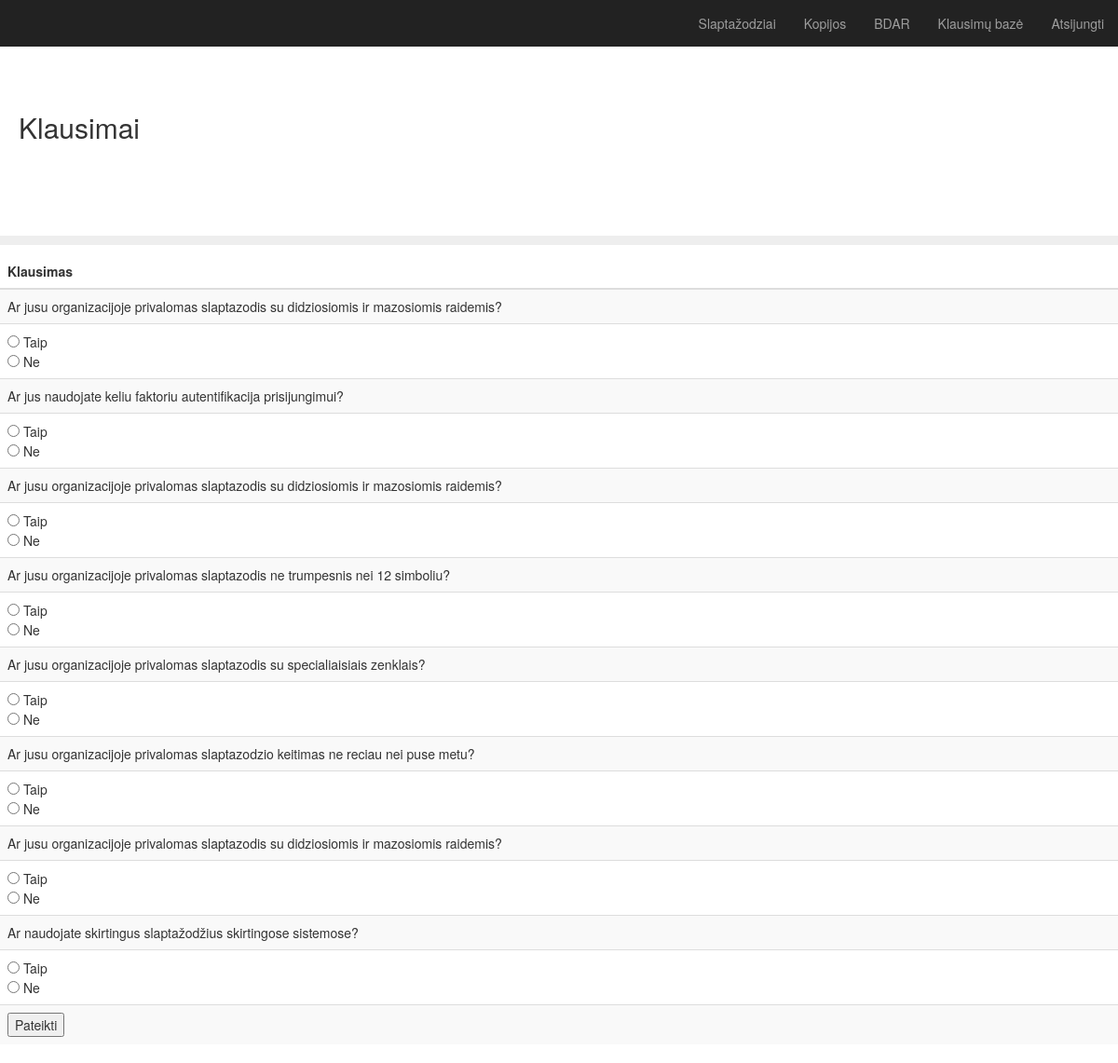
Page /survey?category=Slaptažodziai on the earlier database version.
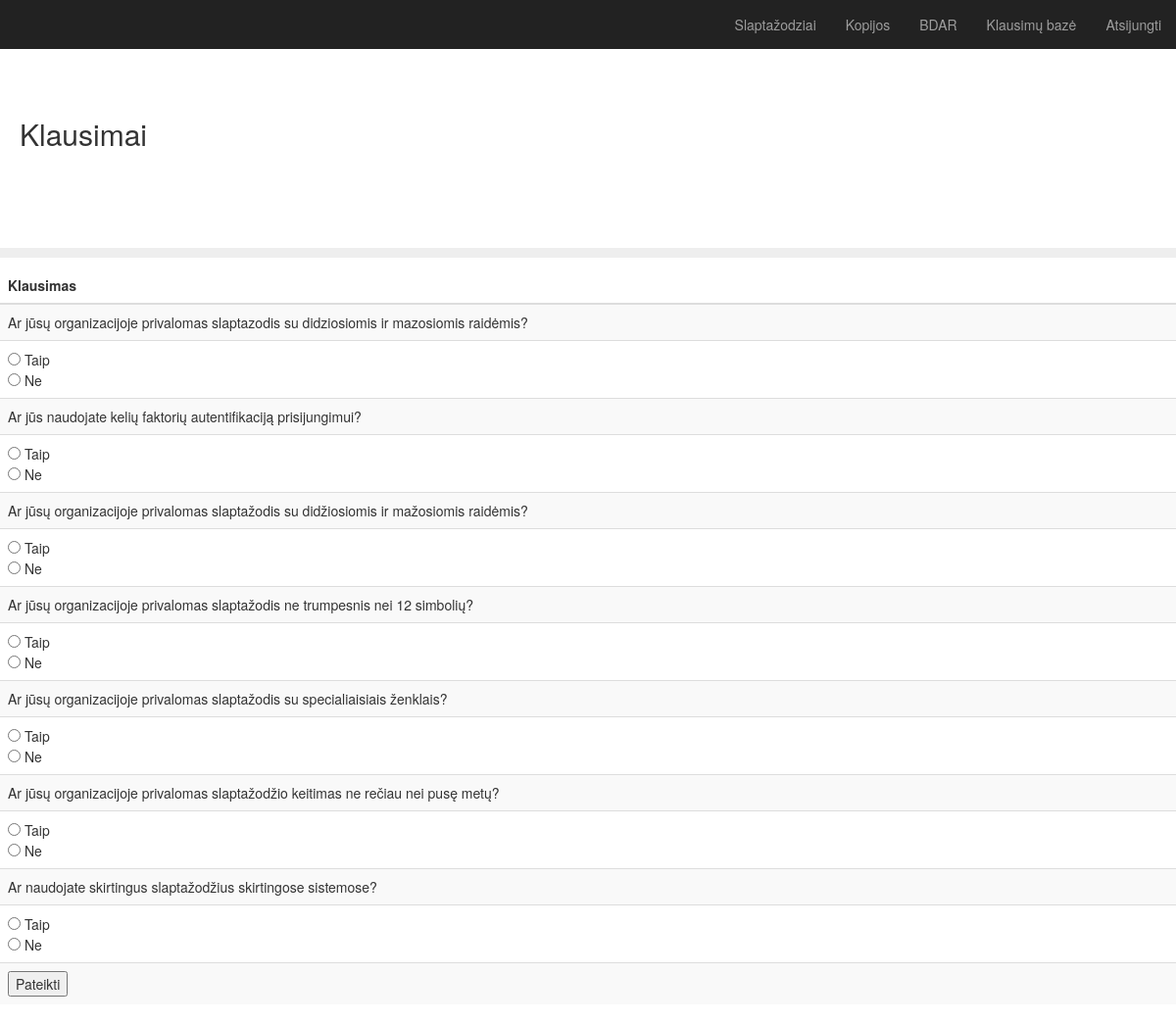
Same page on the later database version.
### app.py (models this page shows)
class Categories(db.Model):
    id = db.Column(db.Integer, primary_key=True)
    category = db.Column(db.String(25), nullable=False)
    description = db.Column(db.String(200), nullable=False)

class Question(db.Model):
    id = db.Column(db.Integer, primary_key=True)
    question = db.Column(db.String(200), nullable=False)
    impact = db.Column(db.Integer, nullable=False)
    likelihood = db.Column(db.Integer, nullable=False)
    category = db.Column(db.String(30), nullable=False)
    date_created = db.Column(db.DateTime, default=datetime.utcnow)

### app.py (the view)
@app.route('/survey', methods=['POST', 'GET'])
def survey():
    if request.method == 'POST':
        sum = 0
        total = 0
        for key, value in request.form.items():
            if value == "yes" :
                row = Question.query.get_or_404(key)
                sum = sum + ( row.likelihood * row.impact )
            row = Question.query.get_or_404(key)
            total = total + ( row.likelihood * row.impact )
        return redirect(url_for('.results', sum=sum, total=total))
    else:
        selected_category = request.args.get('category')
        rows = Question.query.filter(Question.category==selected_category)
        categories = Categories.query.all()
        return render_template('survey.html', rows=rows, categories=categories)

### templates/survey.html (shortened to what this page needs)
{% extends "bootstrap/base.html" %}
{% block styles %}
{{super()}}
<link rel="stylesheet" href="{{url_for('.static', filename='main.css')}}">
{% endblock %}
{% block content %}
    <nav class="navbar navbar-inverse navbar-fixed-top">
      <div class="container-fluid">
        <div id="navbar" class="navbar-collapse collapse">
          <ul class="nav navbar-nav navbar-right">
            {% for each in categories %}
            <li><a href="{{ url_for('survey',category=each.category) }}">{{each.category}}</a></li>
            {% endfor %}
            <li><a href="{{ url_for('index') }}">Klausimų bazė</a></li>
            <li><a href="{{ url_for('logout') }}">Atsijungti</a></li>
          </ul>
        </div>
      </div>
    </nav>
  <h2 class="sub-header">Klausimai</h2>
          <div class="table-responsive">
            <table class="table table-striped">
              <thead>
                <tr>
                  <th>Klausimas</th>
                </tr>
              </thead>
              <tbody>
                <div class="form">
                <form action="/survey" method="POST">
                {% for row in rows %}
                <tr>
                    <td>{{ row.question }}</td>
                    <tr>
                    <td><input type="radio" id="true" name = "{{ row.id }}" value = "yes" required> Taip <br>
                      <input type="radio" id="false" name = "{{ row.id }}" value = "no" required> Ne </td>
                    </tr>
                </tr>
                {% endfor %}
            <td><input type="submit" value="Pateikti"></td>
          </form>
        </div>
              </tbody>
{% endblock %}

Differences in the rows shown:
removed Question: question "Ar jusu organizacijoje privalomas slaptazodis su didziosiomis ir mazosiomis raidemis?"
changed Question: question "Ar jusu organizacijoje privalomas slaptazodis su didziosiomis ir mazosiomis raidemis?" → "Ar jūsų organizacijoje privalomas slaptazodis su didziosiomis ir mazosiomis raidėmis?"
changed Question: question "Ar jus naudojate keliu faktoriu autentifikacija prisijungimui?" → "Ar jūs naudojate kelių faktorių autentifikaciją prisijungimui?"
changed Question: question "Ar jusu organizacijoje privalomas slaptazodis su didziosiomis ir mazosiomis raidemis?" → "Ar jūsų organizacijoje privalomas slaptažodis su didžiosiomis ir mažosiomis raidėmis?"
changed Question: question "Ar jusu organizacijoje privalomas slaptazodis ne trumpesnis nei 12 simboliu?" → "Ar jūsų organizacijoje privalomas slaptažodis ne trumpesnis nei 12 simbolių?"
changed Question: question "Ar jusu organizacijoje privalomas slaptazodis su specialiaisiais zenklais?" → "Ar jūsų organizacijoje privalomas slaptažodis su specialiaisiais ženklais?"
changed Question: question "Ar jusu organizacijoje privalomas slaptazodzio keitimas ne reciau nei puse metu?" → "Ar jūsų organizacijoje privalomas slaptažodžio keitimas ne rečiau nei pusę metų?"
